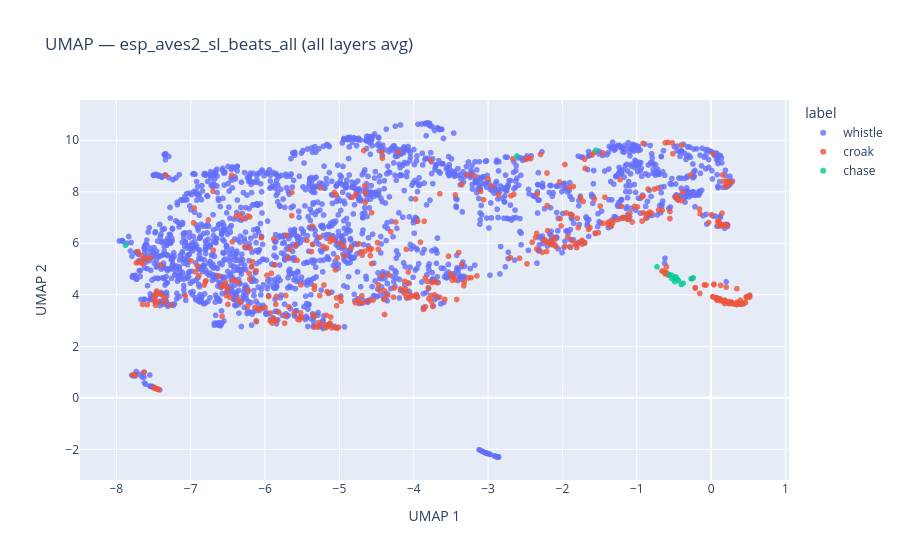

The cell this chart's notebook holds for it:
### Code cell
fig_beats_all = plot_umap(
    beats_all_embs, labels=labels, title=f"UMAP — {BEATS_MODEL} (all layers avg)", hover_text=hover
)
fig_beats_all.show()
fig_umap_beats_all_static = plot_umap_static(
    beats_all_embs, labels=labels, title=f"UMAP — {BEATS_MODEL} (all layers avg) — static"
)
display(fig_umap_beats_all_static)

### Figure 1 — Plotly figure (JSON) as saved in the notebook; plotly's stock layout.template omitted (floating-point values rounded to 4 significant figures; data arrays with more than 128 entries replaced by an {"elided": "..."} marker saying what was removed)
{"data": [{"hovertemplate": "<b>%{hovertext}</b><br><br>label=whistle<br>UMAP 1=%{x}<br>UMAP 2=%{y}<extra></extra>", "hovertext": {"elided": "2039 str values"}, "legendgroup": "whistle", "marker": {"color": "#636efa", "opacity": 0.8, "size": 6, "symbol": "circle"}, "mode": "markers", "name": "whistle", "showlegend": true, "type": "scattergl", "x": {"elided": "2039 float values"}, "xaxis": "x", "y": {"elided": "2039 float values"}, "yaxis": "y"}, {"hovertemplate": "<b>%{hovertext}</b><br><br>label=croak<br>UMAP 1=%{x}<br>UMAP 2=%{y}<extra></extra>", "hovertext": {"elided": "459 str values"}, "legendgroup": "croak", "marker": {"color": "#EF553B", "opacity": 0.8, "size": 6, "symbol": "circle"}, "mode": "markers", "name": "croak", "showlegend": true, "type": "scattergl", "x": {"elided": "459 float values"}, "xaxis": "x", "y": {"elided": "459 float values"}, "yaxis": "y"}, {"hovertemplate": "<b>%{hovertext}</b><br><br>label=chase<br>UMAP 1=%{x}<br>UMAP 2=%{y}<extra></extra>", "hovertext": ["1504.wav<br>Type: chase<br>Deploy: 14569_1_2020_06_11_FVA133", "1508.wav<br>Type: chase<br>Deploy: 14569_1_2020_06_11_FVA133", "1521.wav<br>Type: chase<br>Deploy: 14569_1_2020_06_11_FVA133", "518.wav<br>Type: chase<br>Deploy: 14569_1_2020_06_11_FVA133", "1548.wav<br>Type: chase<br>Deploy: 14569_1_2020_06_11_FVA133", "1549.wav<br>Type: chase<br>Deploy: 14569_1_2020_06_11_FVA133", "1603.wav<br>Type: chase<br>Deploy: 14569_1_2020_06_11_FVA133", "1604.wav<br>Type: chase<br>Deploy: 14569_1_2020_06_11_FVA133", "709.wav<br>Type: chase<br>Deploy: 14569_1_2020_06_11_FVA133", "11139.wav<br>Type: chase<br>Deploy: 24606_3_2021_05_10_FVA139", "7904.wav<br>Type: chase<br>Deploy: 18800_2_2021_05_20_FVA121", "7953.wav<br>Type: chase<br>Deploy: 45499_1_2021_06_03_FVA125", "5915.wav<br>Type: chase<br>Deploy: 49334_1_2021_05_17_FVA015", "6866.wav<br>Type: chase<br>Deploy: 25175_5_2021_05_10_FVA008", "7611.wav<br>Type: chase<br>Deploy: 23718_1_2021_05_08_FVA080", "7674.wav<br>Type: chase<br>Deploy: 18672_1_2021_06_16_FVA023"], "legendgroup": "chase", "marker": {"color": "#00cc96", "opacity": 0.8, "size": 6, "symbol": "circle"}, "mode": "markers", "name": "chase", "showlegend": true, "type": "scattergl", "x": [-0.4732, -0.5308, -0.4003, -0.4958, -0.4402, -0.3763, -0.5307, -0.562, -7.878, -0.2413, -2.612, -0.4566, -0.4891, -1.549, -0.7277, -0.2689], "xaxis": "x", "y": [4.697, 4.632, 4.402, 4.659, 4.554, 4.452, 4.762, 4.782, 5.926, 4.658, 9.389, 4.615, 4.515, 9.611, 5.083, 4.624], "yaxis": "y"}], "layout": {"legend": {"title": {"text": "label"}, "tracegroupgap": 0}, "title": {"text": "UMAP — esp_aves2_sl_beats_all (all layers avg)"}, "xaxis": {"anchor": "y", "domain": [0.0, 1.0], "title": {"text": "UMAP 1"}}, "yaxis": {"anchor": "x", "domain": [0.0, 1.0], "title": {"text": "UMAP 2"}}}}
